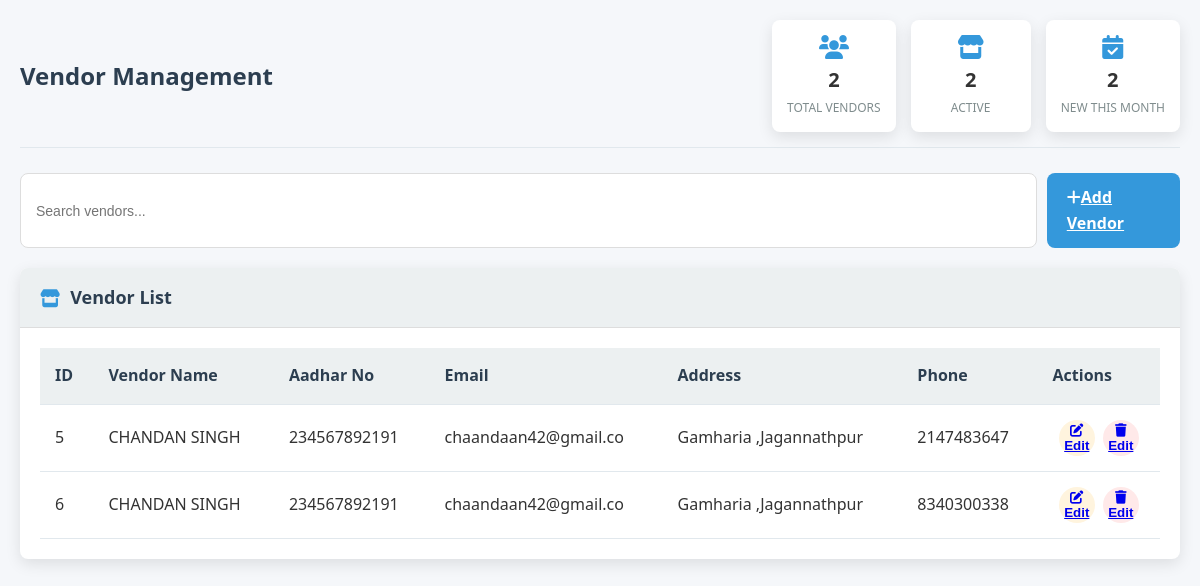
The page /php/vendor.php on the database as committed earlier.
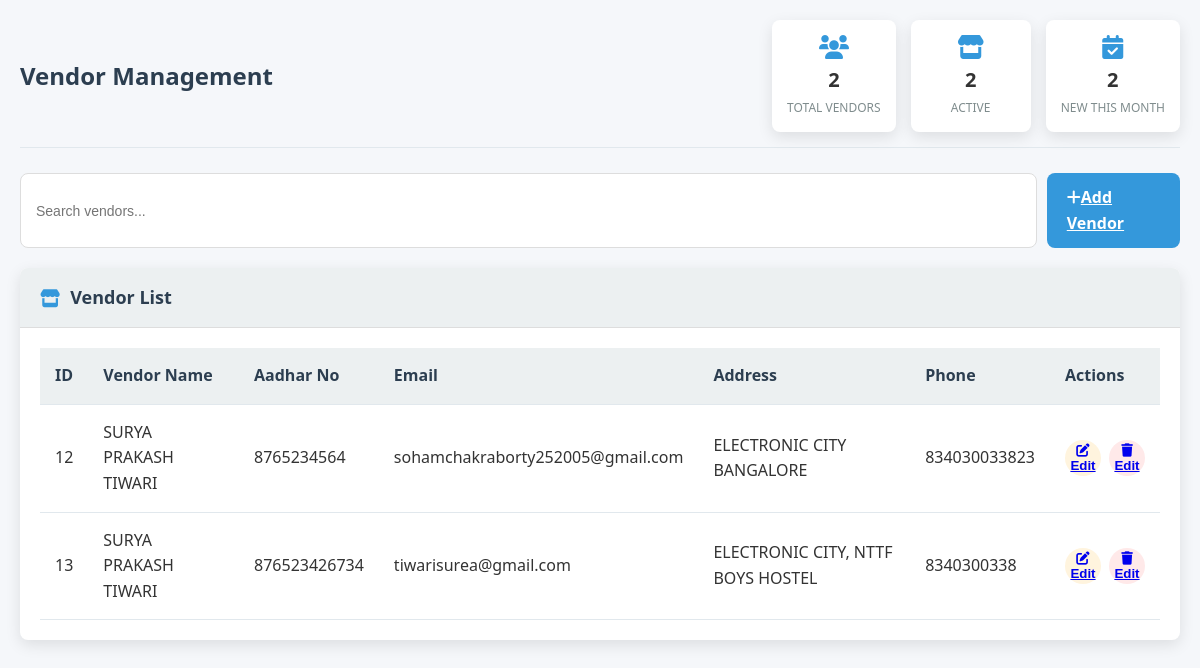
The same page on the database as committed later.
### tables this page shows
CREATE TABLE `vendor` (
  `ID` int(100) NOT NULL,
  `VEN_NAME` varchar(50) NOT NULL,
  `AADHAR_NO` varchar(12) NOT NULL,
  `EMAIL` varchar(50) NOT NULL,
  `ADDRESS` varchar(100) NOT NULL,
  `PHONE` varchar(12) NOT NULL
);

### php/vendor.php (the view, shortened to what this page needs)
<?php
$servername = "localhost";
$username = "root";
$password = "";
$dbname = "final";
$conn = new mysqli($servername, $username, $password, $dbname);
$result = $conn->query("SELECT * FROM vendor");
?>
<!DOCTYPE html>
<html lang="en">
<head>
    <link href="https://cdnjs.cloudflare.com/ajax/libs/font-awesome/6.0.0-beta3/css/all.min.css" rel="stylesheet">
</head>
<body>
    <div class="container">
        <div class="page-header">
            <h1 class="page-title">Vendor Management</h1>
            <div class="page-stats">
                <div class="stat-card">
                    <i class="fas fa-users"></i>
                    <div class="stat-value"><?php echo $result->num_rows; ?></div>
                    <div class="stat-label">Total Vendors</div>
                </div>
                <div class="stat-card">
                    <i class="fas fa-store"></i>
                    <div class="stat-value"><?php echo $result->num_rows; ?></div>
                    <div class="stat-label">Active</div>
                </div>
                <div class="stat-card">
                    <i class="fas fa-calendar-check"></i>
                    <div class="stat-value"><?php echo $result->num_rows; ?></div>
                    <div class="stat-label">New This Month</div>
                </div>
            </div>
        </div>
        <div class="search-bar">
            <input type="text" id="searchInput" class="form-control search-input" placeholder="Search vendors...">
            <a href="add_vendor.php" class="btn btn-primary"><i class="fas fa-plus"></i>Add Vendor</a>
        </div>
        <div class="card">
            <div class="card-header">
                <h2 class="card-title">
                    <i class="fas fa-store"></i>
                    Vendor List
                </h2>
            </div>
            <div class="card-body">
                <div class="table-responsive">
                    <table class="data-table" id="vendorTable">
                        <thead>
                            <tr>
                                <th>ID</th>
                                <th>Vendor Name</th>
                                <th>Aadhar No</th>
                                <th>Email</th>
                                <th>Address</th>
                                <th>Phone</th>
                                <th>Actions</th>
                            </tr>
                        </thead>
                        <tbody>
                            <?php while ($row = $result->fetch_assoc()): ?>
                            <tr>
                                <td><?= $row["ID"] ?></td>
                                <td><?= $row["VEN_NAME"] ?></td>
                                <td><?= $row["AADHAR_NO"] ?></td>
                                <td><?= $row["EMAIL"] ?></td>
                                <td><?= $row["ADDRESS"] ?></td>
                                <td><?= $row["PHONE"] ?></td>
                                <td>
                                    <div class="action-buttons">
                                        <button class="btn-icon btn-edit" >
                                        <a href="edit_vendor.php?id=<?= $row['ID'] ?>" class="btn btn-sm btn-warning">
                                    <i class="fas fa-edit"></i> Edit
                                </a>
                                        </button>
                                        <button class="btn-icon btn-delete" >
                                        <a href="delete_vendor.php?id=<?= $row['ID'] ?>" class="btn btn-sm btn-warning">
                                    <i class="fas fa-trash"></i> Edit
                                </a>
                                        </button>
                                    </div>
                                </td>
                            </tr>
                            <?php endwhile; ?>
                        </tbody>
                    </table>
                </div>
            </div>
        </div>
    </div>
</body>
</html>

### php/vendor.php (style rules this page uses)
:root { --primary-color: #3498db; --secondary-color: #2980b9; --success-color: #2ecc71; --warning-color: #f39c12; --danger-color: #e74c3c; --dark-color: #2c3e50; --light-color: #ecf0f1; --text-color: #333; --border-radius: 8px; --box-shadow: 0 5px 15px rgba(0, 0, 0, 0.1); --transition: all 0.3s ease; }
* { margin: 0; padding: 0; box-sizing: border-box; }
body { font-family: 'Segoe UI', Tahoma, Geneva, Verdana, sans-serif; background-color: #f5f7fa; color: var(--text-color); line-height: 1.6; }
.container { padding: 20px; max-width: 1200px; margin: 0 auto; }
.page-header { display: flex; justify-content: space-between; align-items: center; margin-bottom: 25px; padding-bottom: 15px; border-bottom: 1px solid #e1e8ed; }
.page-title { font-size: 24px; font-weight: 600; color: var(--dark-color); }
.page-stats { display: flex; gap: 15px; }
.stat-card { background-color: white; padding: 15px; border-radius: var(--border-radius); box-shadow: var(--box-shadow); min-width: 120px; text-align: center; }
.stat-card i { display: block; font-size: 24px; margin-bottom: 5px; color: var(--primary-color); }
.stat-card .stat-value { font-size: 20px; font-weight: bold; margin-bottom: 2px; }
.stat-card .stat-label { font-size: 12px; color: #7f8c8d; text-transform: uppercase; }
.card { background: white; border-radius: var(--border-radius); box-shadow: var(--box-shadow); margin-bottom: 25px; overflow: hidden; }
.card-header { padding: 15px 20px; background: var(--light-color); border-bottom: 1px solid #ddd; display: flex; justify-content: space-between; align-items: center; }
.card-title { font-size: 18px; font-weight: 600; color: var(--dark-color); display: flex; align-items: center; }
.card-title i { margin-right: 10px; color: var(--primary-color); }
.card-body { padding: 20px; }
.form-control { width: 100%; padding: 12px 15px; border: 1px solid #ddd; border-radius: var(--border-radius); font-size: 14px; transition: var(--transition); }
.btn { padding: 12px 20px; border: none; border-radius: var(--border-radius); cursor: pointer; font-weight: 600; transition: var(--transition); }
.btn-primary { background-color: var(--primary-color); color: white; }
.table-responsive { overflow-x: auto; }
.data-table { width: 100%; border-collapse: collapse; border-spacing: 0; background-color: white; }
.data-table th, .data-table td { padding: 15px; text-align: left; border-bottom: 1px solid #e1e8ed; }
.data-table th { background-color: var(--light-color); font-weight: 600; color: var(--dark-color); }
.data-table td:last-child { text-align: center; }
.action-buttons { display: flex; gap: 8px; justify-content: center; }
.btn-icon { width: 36px; height: 36px; display: inline-flex; align-items: center; justify-content: center; border-radius: 50%; border: none; cursor: pointer; transition: var(--transition); }
.btn-edit { background-color: #fff4de; color: var(--warning-color); }
.btn-delete { background-color: #ffe9e9; color: var(--danger-color); }
.search-bar { display: flex; gap: 10px; margin-bottom: 20px; }
.search-input { flex-grow: 1; }

Rows that differ between the two databases and show on the page:
removed vendor: ID "5", VEN_NAME "CHANDAN SINGH", AADHAR_NO "234567892191", EMAIL "chaandaan42@gmail.co", ADDRESS "Gamharia ,Jagannathpur", PHONE "2147483647"
removed vendor: ID "6", VEN_NAME "CHANDAN SINGH", AADHAR_NO "234567892191", EMAIL "chaandaan42@gmail.co", ADDRESS "Gamharia ,Jagannathpur", PHONE "8340300338"
added vendor: ID "12", VEN_NAME "SURYA PRAKASH TIWARI", AADHAR_NO "8765234564", EMAIL "sohamchakraborty252005@gmail.com", ADDRESS "ELECTRONIC CITY BANGALORE", PHONE "834030033823"
added vendor: ID "13", VEN_NAME "SURYA PRAKASH TIWARI", AADHAR_NO "876523426734", EMAIL "tiwarisurea@gmail.com", ADDRESS "ELECTRONIC CITY, NTTF BOYS HOSTEL", PHONE "8340300338"
